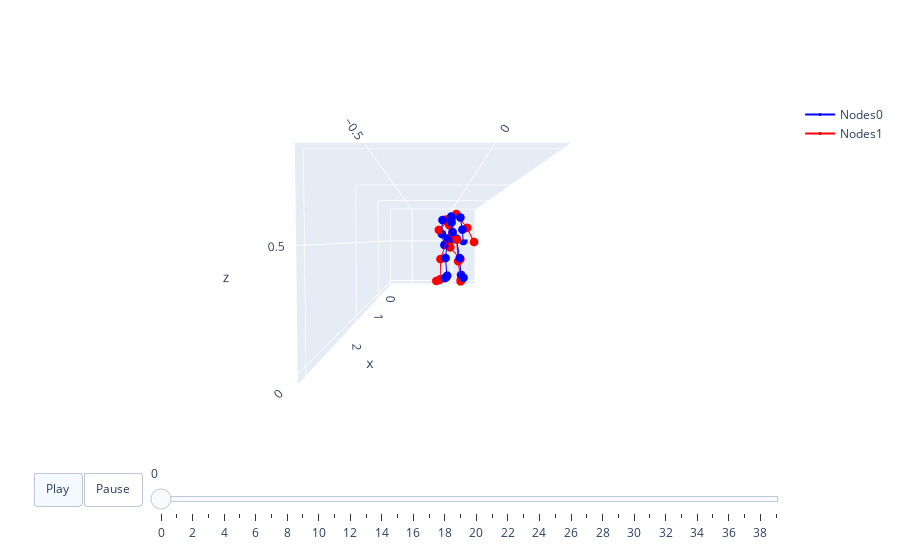

The cell this chart's notebook holds for it:
### Code cell
motion1 = motion[0].detach().cpu().numpy() * std1 + mean1
motion2 = output_motion[0].detach().cpu().numpy() * std2 + mean2
bones = kit_bone if opt.dataset_name == 'kit' else None
joint1 = recover_from_ric(torch.from_numpy(motion1).float(), opt.joints_num).numpy()
joint2 = recover_from_ric(torch.from_numpy(motion2).float(), opt.joints_num).numpy()
print(joint1.shape, joint2.shape)

joint_original_forward = np.concatenate((joint1, joint2), axis=1)
animate3d(joint_original_forward[:length]/1000, BONE_LINK=kit_kit_bone, first_total_standard=60, save_path='Mask50Recon.html') # 'init.html'

### Figure 1 — Plotly figure (JSON) as saved in the notebook; plotly's stock layout.template omitted (floating-point values rounded to 4 significant figures)
{"data": [{"marker": {"color": "blue", "size": 3}, "mode": "lines+markers", "name": "Nodes0", "type": "scatter3d", "x": [0, -0.003874, null, -0.003874, -0.01268, null, -0.01268, -0.1028, null, -0.1028, -0.07869, null, -0.07869, -0.02678, null, 0, 0.003874, null, 0.003874, 0.05799, null, 0.05799, -0.05622, null, -0.05622, -0.03284, null, -0.03284, 0.02054, null, 0, 0.01161, null, 0.01161, 0.02769, null, 0.02769, 0.03225, null, 0.03225, 0.04642, null, 0.03225, 0.03612, null, 0.03612, -0.04838, null, -0.04838, -0.07822, null, 0.03225, 0.02838, null, 0.02838, -0.08625, null, -0.08625, -0.1113, null], "y": [0, -0.05183, null, -0.05183, -0.08448, null, -0.08448, -0.06028, null, -0.06028, -0.07037, null, -0.07037, -0.09118, null, 0, 0.05183, null, 0.05183, 0.08621, null, 0.08621, 0.1124, null, 0.1124, 0.1215, null, 0.1215, 0.1359, null, 0, 0.001454, null, 0.001454, -0.01233, null, -0.01233, -0.0139, null, -0.0139, -0.01724, null, -0.0139, -0.1227, null, -0.1227, -0.1284, null, -0.1284, -0.09606, null, -0.0139, 0.09487, null, 0.09487, 0.1304, null, 0.1304, 0.1433, null], "z": [0.5301, 0.5316, null, 0.5316, 0.2889, null, 0.2889, 0.06132, null, 0.06132, 0.0461, null, 0.0461, 0.03971, null, 0.5301, 0.5285, null, 0.5285, 0.2921, null, 0.2921, 0.07577, null, 0.07577, 0.05883, null, 0.05883, 0.04831, null, 0.5301, 0.6092, null, 0.6092, 0.7273, null, 0.7273, 0.771, null, 0.771, 0.7973, null, 0.771, 0.7551, null, 0.7551, 0.5873, null, 0.5873, 0.4491, null, 0.771, 0.787, null, 0.787, 0.6423, null, 0.6423, 0.5, null]}, {"marker": {"color": "red", "size": 3}, "mode": "lines+markers", "name": "Nodes1", "type": "scatter3d", "x": [0, -0.02031, null, -0.02031, -0.02066, null, -0.02066, -0.1105, null, -0.1105, -0.08824, null, -0.08824, -0.04363, null, 0, 0.02031, null, 0.02031, 0.05513, null, 0.05513, -0.07515, null, -0.07515, -0.04549, null, -0.04549, 0.01567, null, 0, 0.009427, null, 0.009427, -0.01327, null, -0.01327, -0.01775, null, -0.01775, -0.008383, null, -0.01775, -0.03747, null, -0.03747, -0.08253, null, -0.08253, -0.08899, null, -0.01775, 0.00236, null, 0.00236, -0.09671, null, -0.09671, -0.1068, null], "y": [0, -0.05219, null, -0.05219, -0.1464, null, -0.1464, -0.1374, null, -0.1374, -0.1579, null, -0.1579, -0.197, null, 0, 0.05225, null, 0.05225, 0.06843, null, 0.06843, 0.1094, null, 0.1094, 0.1097, null, 0.1097, 0.1012, null, 0, -0.001339, null, -0.001339, -0.03647, null, -0.03647, -0.06019, null, -0.06019, -0.08368, null, -0.06019, -0.1663, null, -0.1663, -0.02339, null, -0.02339, 0.1055, null, -0.06019, 0.04659, null, 0.04659, 0.19, null, 0.19, 0.2785, null], "z": [0.5185, 0.5227, null, 0.5227, 0.2764, null, 0.2764, 0.02522, null, 0.02522, 0.009524, null, 0.009524, 0.001715, null, 0.5185, 0.5163, null, 0.5163, 0.2537, null, 0.2537, 0.01093, null, 0.01093, 0.0003635, null, 0.0003635, 0.003165, null, 0.5185, 0.5996, null, 0.5996, 0.6923, null, 0.6923, 0.734, null, 0.734, 0.7625, null, 0.734, 0.6365, null, 0.6365, 0.4195, null, 0.4195, 0.2731, null, 0.734, 0.8306, null, 0.8306, 0.6648, null, 0.6648, 0.4868, null]}], "layout": {"scene": {"aspectmode": "manual", "aspectratio": {"x": 3.202, "y": 1.051, "z": 0.9305}, "camera": {"eye": {"x": 3, "y": 0, "z": 0.1}}, "xaxis": {"range": [-0.1113, 3.091]}, "yaxis": {"range": [-0.7627, 0.2881]}, "zaxis": {"range": [-0.03977, 0.8907]}}, "sliders": [{"len": 0.9, "pad": {"b": 10, "t": 60}, "steps": [{"args": [["frame0"], {"frame": {"duration": 0}, "fromcurrent": true, "mode": "immediate", "transition": {"duration": 0, "easing": "linear"}}], "label": "0", "method": "animate"}, {"args": [["frame1"], {"frame": {"duration": 0}, "fromcurrent": true, "mode": "immediate", "transition": {"duration": 0, "easing": "linear"}}], "label": "1", "method": "animate"}, {"args": [["frame2"], {"frame": {"duration": 0}, "fromcurrent": true, "mode": "immediate", "transition": {"duration": 0, "easing": "linear"}}], "label": "2", "method": "animate"}, {"args": [["frame3"], {"frame": {"duration": 0}, "fromcurrent": true, "mode": "immediate", "transition": {"duration": 0, "easing": "linear"}}], "label": "3", "method": "animate"}, {"args": [["frame4"], {"frame": {"duration": 0}, "fromcurrent": true, "mode": "immediate", "transition": {"duration": 0, "easing": "linear"}}], "label": "4", "method": "animate"}, {"args": [["frame5"], {"frame": {"duration": 0}, "fromcurrent": true, "mode": "immediate", "transition": {"duration": 0, "easing": "linear"}}], "label": "5", "method": "animate"}, {"args": [["frame6"], {"frame": {"duration": 0}, "fromcurrent": true, "mode": "immediate", "transition": {"duration": 0, "easing": "linear"}}], "label": "6", "method": "animate"}, {"args": [["frame7"], {"frame": {"duration": 0}, "fromcurrent": true, "mode": "immediate", "transition": {"duration": 0, "easing": "linear"}}], "label": "7", "method": "animate"}, {"args": [["frame8"], {"frame": {"duration": 0}, "fromcurrent": true, "mode": "immediate", "transition": {"duration": 0, "easing": "linear"}}], "label": "8", "method": "animate"}, {"args": [["frame9"], {"frame": {"duration": 0}, "fromcurrent": true, "mode": "immediate", "transition": {"duration": 0, "easing": "linear"}}], "label": "9", "method": "animate"}, {"args": [["frame10"], {"frame": {"duration": 0}, "fromcurrent": true, "mode": "immediate", "transition": {"duration": 0, "easing": "linear"}}], "label": "10", "method": "animate"}, {"args": [["frame11"], {"frame": {"duration": 0}, "fromcurrent": true, "mode": "immediate", "transition": {"duration": 0, "easing": "linear"}}], "label": "11", "method": "animate"}, {"args": [["frame12"], {"frame": {"duration": 0}, "fromcurrent": true, "mode": "immediate", "transition": {"duration": 0, "easing": "linear"}}], "label": "12", "method": "animate"}, {"args": [["frame13"], {"frame": {"duration": 0}, "fromcurrent": true, "mode": "immediate", "transition": {"duration": 0, "easing": "linear"}}], "label": "13", "method": "animate"}, {"args": [["frame14"], {"frame": {"duration": 0}, "fromcurrent": true, "mode": "immediate", "transition": {"duration": 0, "easing": "linear"}}], "label": "14", "method": "animate"}, {"args": [["frame15"], {"frame": {"duration": 0}, "fromcurrent": true, "mode": "immediate", "transition": {"duration": 0, "easing": "linear"}}], "label": "15", "method": "animate"}, {"args": [["frame16"], {"frame": {"duration": 0}, "fromcurrent": true, "mode": "immediate", "transition": {"duration": 0, "easing": "linear"}}], "label": "16", "method": "animate"}, {"args": [["frame17"], {"frame": {"duration": 0}, "fromcurrent": true, "mode": "immediate", "transition": {"duration": 0, "easing": "linear"}}], "label": "17", "method": "animate"}, {"args": [["frame18"], {"frame": {"duration": 0}, "fromcurrent": true, "mode": "immediate", "transition": {"duration": 0, "easing": "linear"}}], "label": "18", "method": "animate"}, {"args": [["frame19"], {"frame": {"duration": 0}, "fromcurrent": true, "mode": "immediate", "transition": {"duration": 0, "easing": "linear"}}], "label": "19", "method": "animate"}, {"args": [["frame20"], {"frame": {"duration": 0}, "fromcurrent": true, "mode": "immediate", "transition": {"duration": 0, "easing": "linear"}}], "label": "20", "method": "animate"}, {"args": [["frame21"], {"frame": {"duration": 0}, "fromcurrent": true, "mode": "immediate", "transition": {"duration": 0, "easing": "linear"}}], "label": "21", "method": "animate"}, {"args": [["frame22"], {"frame": {"duration": 0}, "fromcurrent": true, "mode": "immediate", "transition": {"duration": 0, "easing": "linear"}}], "label": "22", "method": "animate"}, {"args": [["frame23"], {"frame": {"duration": 0}, "fromcurrent": true, "mode": "immediate", "transition": {"duration": 0, "easing": "linear"}}], "label": "23", "method": "animate"}, {"args": [["frame24"], {"frame": {"duration": 0}, "fromcurrent": true, "mode": "immediate", "transition": {"duration": 0, "easing": "linear"}}], "label": "24", "method": "animate"}, {"args": [["frame25"], {"frame": {"duration": 0}, "fromcurrent": true, "mode": "immediate", "transition": {"duration": 0, "easing": "linear"}}], "label": "25", "method": "animate"}, {"args": [["frame26"], {"frame": {"duration": 0}, "fromcurrent": true, "mode": "immediate", "transition": {"duration": 0, "easing": "linear"}}], "label": "26", "method": "animate"}, {"args": [["frame27"], {"frame": {"duration": 0}, "fromcurrent": true, "mode": "immediate", "transition": {"duration": 0, "easing": "linear"}}], "label": "27", "method": "animate"}, {"args": [["frame28"], {"frame": {"duration": 0}, "fromcurrent": true, "mode": "immediate", "transition": {"duration": 0, "easing": "linear"}}], "label": "28", "method": "animate"}, {"args": [["frame29"], {"frame": {"duration": 0}, "fromcurrent": true, "mode": "immediate", "transition": {"duration": 0, "easing": "linear"}}], "label": "29", "method": "animate"}, {"args": [["frame30"], {"frame": {"duration": 0}, "fromcurrent": true, "mode": "immediate", "transition": {"duration": 0, "easing": "linear"}}], "label": "30", "method": "animate"}, {"args": [["frame31"], {"frame": {"duration": 0}, "fromcurrent": true, "mode": "immediate", "transition": {"duration": 0, "easing": "linear"}}], "label": "31", "method": "animate"}, {"args": [["frame32"], {"frame": {"duration": 0}, "fromcurrent": true, "mode": "immediate", "transition": {"duration": 0, "easing": "linear"}}], "label": "32", "method": "animate"}, {"args": [["frame33"], {"frame": {"duration": 0}, "fromcurrent": true, "mode": "immediate", "transition": {"duration": 0, "easing": "linear"}}], "label": "33", "method": "animate"}, {"args": [["frame34"], {"frame": {"duration": 0}, "fromcurrent": true, "mode": "immediate", "transition": {"duration": 0, "easing": "linear"}}], "label": "34", "method": "animate"}, {"args": [["frame35"], {"frame": {"duration": 0}, "fromcurrent": true, "mode": "immediate", "transition": {"duration": 0, "easing": "linear"}}], "label": "35", "method": "animate"}, {"args": [["frame36"], {"frame": {"duration": 0}, "fromcurrent": true, "mode": "immediate", "transition": {"duration": 0, "easing": "linear"}}], "label": "36", "method": "animate"}, {"args": [["frame37"], {"frame": {"duration": 0}, "fromcurrent": true, "mode": "immediate", "transition": {"duration": 0, "easing": "linear"}}], "label": "37", "method": "animate"}, {"args": [["frame38"], {"frame": {"duration": 0}, "fromcurrent": true, "mode": "immediate", "transition": {"duration": 0, "easing": "linear"}}], "label": "38", "method": "animate"}, {"args": [["frame39"], {"frame": {"duration": 0}, "fromcurrent": true, "mode": "immediate", "transition": {"duration": 0, "easing": "linear"}}], "label": "39", "method": "animate"}], "x": 0.1, "y": 0}], "updatemenus": [{"buttons": [{"args": [null, {"frame": {"duration": 40}, "fromcurrent": true, "mode": "immediate", "transition": {"duration": 40, "easing": "linear"}}], "label": "Play", "method": "animate"}, {"args": [[null], {"frame": {"duration": 0}, "fromcurrent": true, "mode": "immediate", "transition": {"duration": 0, "easing": "linear"}}], "label": "Pause", "method": "animate"}], "direction": "left", "pad": {"r": 10, "t": 70}, "type": "buttons", "x": 0.1, "y": 0}]}}
